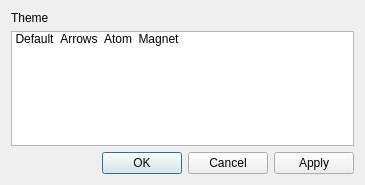
<?xml version="1.0" encoding="UTF-8"?>
<ui version="4.0">
 <class>CompassConfigWidget</class>
 <widget class="QDialog" name="CompassConfigWidget">
  <property name="geometry">
   <rect>
    <x>0</x>
    <y>0</y>
    <width>365</width>
    <height>185</height>
   </rect>
  </property>
  <property name="windowTitle">
   <string>Configure Compass Plugin</string>
  </property>
  <layout class="QVBoxLayout" name="verticalLayout_3">
   <item>
    <widget class="QLabel" name="label">
     <property name="text">
      <string>Theme</string>
     </property>
    </widget>
   </item>
   <item>
    <widget class="QListWidget" name="m_themeList">
     <property name="iconSize">
      <size>
       <width>64</width>
       <height>64</height>
      </size>
     </property>
     <property name="flow">
      <enum>QListView::LeftToRight</enum>
     </property>
     <property name="resizeMode">
      <enum>QListView::Adjust</enum>
     </property>
     <property name="viewMode">
      <enum>QListView::IconMode</enum>
     </property>
     <item>
      <property name="text">
       <string>Default</string>
      </property>
      <property name="icon">
       <iconset resource="compass.qrc">
        <normaloff>:/compass.svg</normaloff>:/compass.svg</iconset>
      </property>
     </item>
     <item>
      <property name="text">
       <string>Arrows</string>
      </property>
      <property name="icon">
       <iconset resource="compass.qrc">
        <normaloff>:/compass-arrows.svg</normaloff>:/compass-arrows.svg</iconset>
      </property>
     </item>
     <item>
      <property name="text">
       <string>Atom</string>
      </property>
      <property name="icon">
       <iconset resource="compass.qrc">
        <normaloff>:/compass-atom.svg</normaloff>:/compass-atom.svg</iconset>
      </property>
     </item>
     <item>
      <property name="text">
       <string>Magnet</string>
      </property>
      <property name="icon">
       <iconset resource="compass.qrc">
        <normaloff>:/compass-magnet.svg</normaloff>:/compass-magnet.svg</iconset>
      </property>
     </item>
    </widget>
   </item>
   <item>
    <widget class="QDialogButtonBox" name="m_buttonBox">
     <property name="orientation">
      <enum>Qt::Horizontal</enum>
     </property>
     <property name="standardButtons">
      <set>QDialogButtonBox::Apply|QDialogButtonBox::Cancel|QDialogButtonBox::Ok</set>
     </property>
    </widget>
   </item>
  </layout>
 </widget>
 <resources>
  <include location="compass.qrc"/>
 </resources>
 <connections>
  <connection>
   <sender>m_buttonBox</sender>
   <signal>accepted()</signal>
   <receiver>CompassConfigWidget</receiver>
   <slot>accept()</slot>
   <hints>
    <hint type="sourcelabel">
     <x>248</x>
     <y>254</y>
    </hint>
    <hint type="destinationlabel">
     <x>157</x>
     <y>274</y>
    </hint>
   </hints>
  </connection>
  <connection>
   <sender>m_buttonBox</sender>
   <signal>rejected()</signal>
   <receiver>CompassConfigWidget</receiver>
   <slot>reject()</slot>
   <hints>
    <hint type="sourcelabel">
     <x>316</x>
     <y>260</y>
    </hint>
    <hint type="destinationlabel">
     <x>286</x>
     <y>274</y>
    </hint>
   </hints>
  </connection>
 </connections>
</ui>
